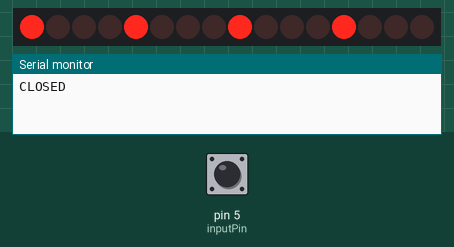
A program run on a simulated Arduino Nano, built with avr-gcc and run on an emulated ATmega328P. Parts: 16 shift-register outputs drawn as a row of LEDs (first output left, lit = HIGH), the last lines printed to the serial monitor. Wiring (inferred from the names in the program): 2 × shift register (74HC595): data pin 4; shift clock pin 3; latch pin 2. Wiring (inferred from the signals the program sends): row of LEDs: on Q0, Q1, Q2, Q3, Q4, Q5, Q6, Q7, Q8, Q9, Q10, Q11, Q12, Q13, Q14, Q15. Inputs (shaded band) come from the test bench; at power-on: pin 5 (inputPin) HIGH. Random numbers use the default seed unless the program sets one.

Above: at 3.2 s.
3.3 s: pin 5 (inputPin) pulled LOW for 0.6 s
At 3.9 s:
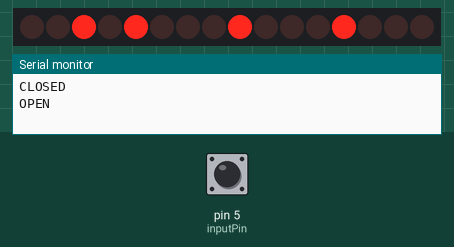
6.3 s: pin 5 (inputPin) pulled LOW for 1 s
At 7.8 s:
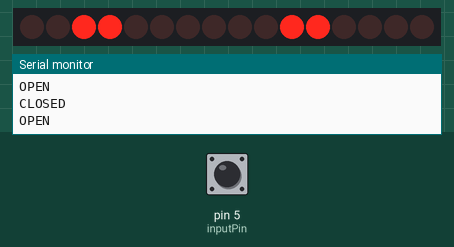
10.1 s: pin 5 (inputPin) pulled LOW for 3.2 s
At 13.9 s:
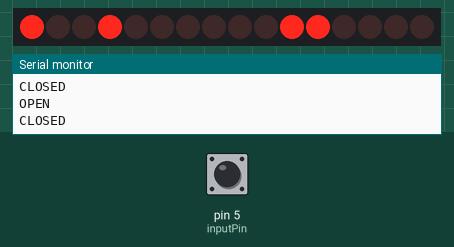
Timing chart, 0 to 15.9 s (numbered marks = the images above; inputs shaded):
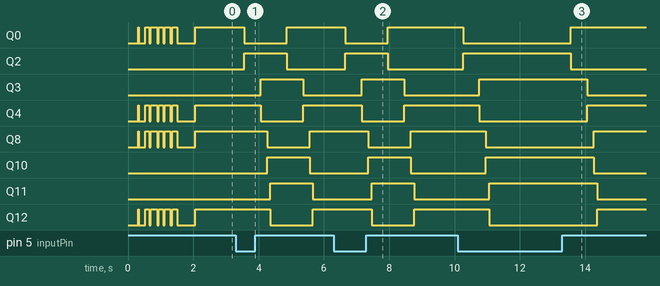

The program:

main.cpp
```cpp
#include <Arduino.h>

#define latchPin 2
#define clockPin 3
#define dataPin  4

#define inputPin 5

#define LED_1_RED    (1 << 0)
#define LED_1_GREEN  (1 << 2)
#define LED_1_BLUE   (1 << 1)
#define LED_2_RED    (1 << 4)
#define LED_2_GREEN  (1 << 3)
#define LED_2_BLUE   (1 << 5)

#define LED_3_RED    (1 << 8)
#define LED_3_GREEN  (1 << 10)
#define LED_3_BLUE   (1 << 9)
#define LED_4_RED    (1 << 12)
#define LED_4_GREEN  (1 << 11)
#define LED_4_BLUE   (1 << 13)


uint16_t d = 1;
int state;


void writedata(uint16_t data)
{
	// Serial.print("writing ");
	// Serial.println(data, BIN);
	digitalWrite(latchPin, LOW);
	shiftOut(dataPin, clockPin, MSBFIRST, data >> 8);
    shiftOut(dataPin, clockPin, MSBFIRST, 0xFF & data);
    digitalWrite(latchPin, HIGH);
}

void reportToSerial()
{
	if (HIGH==state)
		Serial.println("CLOSED");
	else
		Serial.println("OPEN");
}

void setup()
{
	Serial.begin(9600);
	pinMode(latchPin, OUTPUT);
	pinMode(clockPin, OUTPUT);
	pinMode(dataPin, OUTPUT);

	pinMode(inputPin, INPUT_PULLUP);
	delay(10);
	// determine initial state
	state = digitalRead(inputPin);
	uint16_t d;
	if (state == HIGH)
		d = LED_1_RED | LED_2_RED | LED_3_RED | LED_4_RED;
	else
		d = LED_1_GREEN | LED_2_GREEN | LED_3_GREEN | LED_4_GREEN;

	reportToSerial();

	// flicker a few times
	for (int i=0;i<5;i++)
	{
		writedata(d);
		delay(10);
		writedata(0);
		delay(50+random(100));
	}
	for (int i=0;i<5;i++)
	{
		writedata(d);
		delay(50+random(200));
		writedata(0);
		delay(50);
	}
	delay(500);
	writedata(d);
}


void loop() {
	delay(500);
	int newstate = digitalRead(inputPin);
	if (newstate != state)
	{
		state = newstate;
		reportToSerial();
		if (state == LOW)
		{
			writedata(LED_1_GREEN | LED_2_RED   | LED_3_RED   | LED_4_RED);
			delay(500);
			writedata(LED_1_GREEN | LED_2_GREEN | LED_3_RED   | LED_4_RED);
			delay(200);
			writedata(LED_1_GREEN | LED_2_GREEN | LED_3_GREEN | LED_4_RED);
			delay(100);
			writedata(LED_1_GREEN | LED_2_GREEN | LED_3_GREEN | LED_4_GREEN);
		}
		else
		{
			writedata(LED_1_RED | LED_2_GREEN   | LED_3_GREEN   | LED_4_GREEN);
			delay(500);
			writedata(LED_1_RED | LED_2_RED | LED_3_GREEN   | LED_4_GREEN);
			delay(200);
			writedata(LED_1_RED | LED_2_RED | LED_3_RED | LED_4_GREEN);
			delay(100);
			writedata(LED_1_RED | LED_2_RED | LED_3_RED | LED_4_RED);
		}
	}


	// Serial.println("fast blink");
	// for (int i=0; i<10;i++){
	// 	writedata(16);
	// 	delay(50+random(200));
	// 	writedata(8);
	// 	delay(50+random(1000));
	// }
	// Serial.println("med blink");
	// for (int i=0; i<10;i++){
	// 	writedata(16);
	// 	delay(50+random(200));
	// 	writedata(8);
	// 	delay(50+random(200));
	// }
	// Serial.println("inv blink");
	// for (int i=0; i<10;i++){
	// 	writedata(16);
	// 	delay(50+random(1000));
	// 	writedata(8);
	// 	delay(50+random(200));
	// }
	// d = d << 1;
	// if (!d) d = 1;
	//
	// writedata(d);
	// delay(2000);

}
```

Measured:
- after the input at 3.3 s, Q0: HIGH → LOW after 0.26 s, → HIGH 1.3 s later; Q2: LOW → HIGH after 0.26 s, → LOW 1.3 s later; Q3: LOW → HIGH after 0.76 s, → LOW 1.3 s later; Q4: HIGH → LOW after 0.76 s, → HIGH 1.3 s later; Q8: HIGH → LOW after 0.96 s, → HIGH 1.3 s later
- after the input at 6.3 s, Q0: HIGH → LOW after 0.36 s, → HIGH 1.3 s later; Q2: LOW → HIGH after 0.36 s, → LOW 1.3 s later; Q3: LOW → HIGH after 0.86 s, → LOW 1.3 s later; Q4: HIGH → LOW after 0.86 s, → HIGH 1.3 s later; Q8: HIGH → LOW after 1.1 s, → HIGH 1.3 s later
- after the input at 10.1 s, Q0: HIGH → LOW after 0.16 s, → HIGH 3.3 s later; Q2: LOW → HIGH after 0.16 s, → LOW 3.3 s later; Q3: LOW → HIGH after 0.66 s, → LOW 3.3 s later; Q4: HIGH → LOW after 0.66 s, → HIGH 3.3 s later; Q8: HIGH → LOW after 0.86 s, → HIGH 3.3 s later
